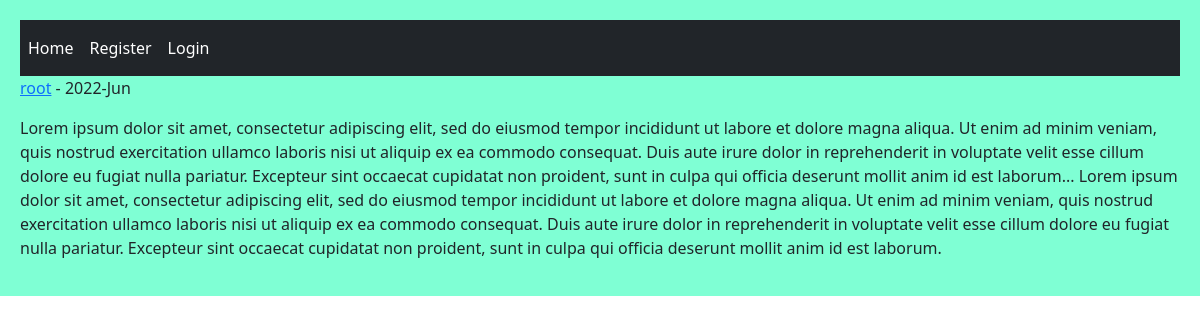
Screenshot of /post/1/first-post/ with the database file from the repository.
### home/models.py (models this page shows, shortened)
class Post(models.Model):
    user = models.ForeignKey(User, on_delete=models.CASCADE)
    body = models.TextField()
    slug = models.SlugField()
    created = models.DateTimeField(auto_now_add=True)
    updated = models.DateTimeField(auto_now=True)

### home/views.py (the view)
# urls.py: path('post/<int:post_id>/<slug:post_slug>/', views.PostDetailView.as_view(), name= 'post_detail'),
class PostDetailView(View):
    def get(self, request, post_id, post_slug):
        post = get_object_or_404(Post, pk = post_id, slug = post_slug )
        return render(request, 'home/detail.html', {'post':post})

### home/templates/home/detail.html (shortened to what this page needs)
{% extends "base.html" %}
{% block content %}
    <p><a href="{% url 'account:user_profile' post.user.id %}">
        {{ post.user.username }}</a> - {{ post.updated |date:"Y-M" }}</p>
    <p>{{ post.body }}</p>
{% endblock  %}

### templates/base.html (shortened to what this page needs)
<!DOCTYPE html>
<html lang="en">
<head>
    <link href="https://cdn.jsdelivr.net/npm/bootstrap@5.2.0-beta1/dist/css/bootstrap.min.css" rel="stylesheet">
</head>
<body>
    <div class="jumbotron">
        {% include "inc/navbar.html" %}
        {% block content %}
        {% endblock  %}
    </div>
</body>
</html>

### templates/inc/navbar.html
<nav class="navbar navbar-expand-lg navbar-dark bg-dark">
    <div class="collapse navbar-collapse" id="navbarNavAltMarkup">
        <div class="navbar-nav">
            <a class="nav-link active" href="{% url 'home:home' %}">Home</a>
            {% if request.user.is_authenticated %}
                <a class="nav-link active" href="{% url 'account:user_profile' request.user.id %}">Profile</a>
                <a class="nav-link active" href="{% url 'account:user_logout' %}">Logout</a>
            {% else %}
                <a class="nav-link active" href="{% url 'account:user_register' %}">Register</a>
                <a class="nav-link active" href="{% url 'account:user_login' %}">Login</a>
            {% endif %}
        </div>
    </div>
</nav>

### templates/base.html (style rules this page uses)
.jumbotron { padding:20px; margin-bottom:20px; background-color: aquamarine; }

### rows the page displays
Post: user.username "root", updated "2022-Jun", body "Lorem ipsum dolor sit amet, consectetur adipiscing elit, sed do eiusmod tempor incididunt ut labore et dolore magna aliqua. Ut enim ad minim veniam, quis nostrud exercitation ullamco laboris nisi ut aliquip ex ea commodo consequat. Duis aute irure dolor in reprehenderit in voluptate velit esse cillum dolore eu fugiat nulla pariatur. Excepteur sint occaecat cupidatat non proident, sunt in culpa qui officia deserunt mollit anim id est laborum... Lorem ipsum dolor sit amet, consectetur adipiscing elit, sed do eiusmod tempor incididunt ut labore et dolore magna aliqua. Ut enim ad minim veniam, quis nostrud exercitation ullamco laboris nisi ut aliquip ex ea commodo consequat. Duis aute irure…"
